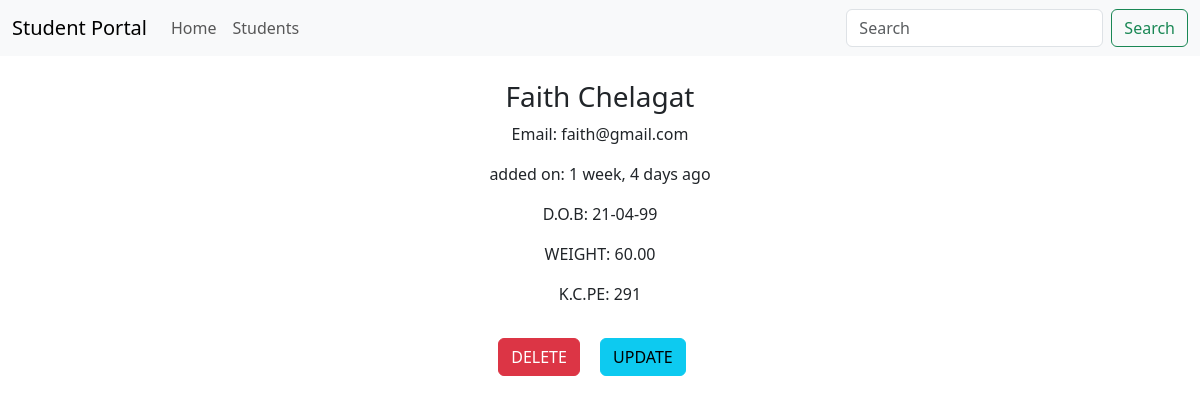
The page /details/3 (signed in) on the database its author committed.
### main_app/models.py (models this page shows, shortened)
class Student(models.Model):
    first_name = models.CharField(max_length=25)
    last_name = models.CharField(max_length=25)
    dob = models.DateTimeField()
    email = models.EmailField(unique=True)
    weight = models.DecimalField(max_digits=5, decimal_places=2)
    is_spoty = models.BooleanField(default=False)
    kcpe_score = models.IntegerField()
    profile_pic = models.ImageField(upload_to=generate_unique_name, null=True, default="students/student.png")
    created_at = models.DateTimeField(auto_now_add=True)
    updated_at = models.DateTimeField(auto_now=True)

### main_app/views.py (the view)
# urls.py: path('details/<int:id>', views.details, name='details'),
@login_required  # decorators
def details(request, id):
    student = Student.objects.get(pk=id)  # SELECT* FROM  students where
    return render(request, 'details.html', {'student': student})

### templates/details.html (shortened to what this page needs)
{% extends 'base.html' %}
{% load humanize %}
{% load crispy_forms_filters %}
{% block content %}
    {% include 'navbar.html' %}
<div class="container">
    <div class="row justify-content-center">
        <div class="col-sm-6 text-center">
        <h3> {{ student.first_name|capfirst }} {{ student.last_name|capfirst }}</h3>
        <p>Email: {{ student.email }}</p>
        <p>added on: {{ student.created_at| naturaltime }}</p>
        <p>D.O.B: {{ student.dob| date:'d-m-y'}}</p>
        <p>WEIGHT: {{ student.weight}}</p>
        <p>K.C.PE: {{ student.kcpe_score}}</p>
        <a href="{% url 'delete' student.id %}" class="btn btn-danger text-decoration-none">DELETE</a>
        <a href="{% url 'update' student.id %}" class="btn btn-info text-decoration-none m-3">UPDATE</a>
        </div>
    </div>
</div>
{% endblock %}

### rows shown on the page
Student: first_name "Faith", last_name "Chelagat", email "faith@gmail.com", created_at "1 week, 4 days ago", dob "21-04-99", weight "60.00", kcpe_score "291"
